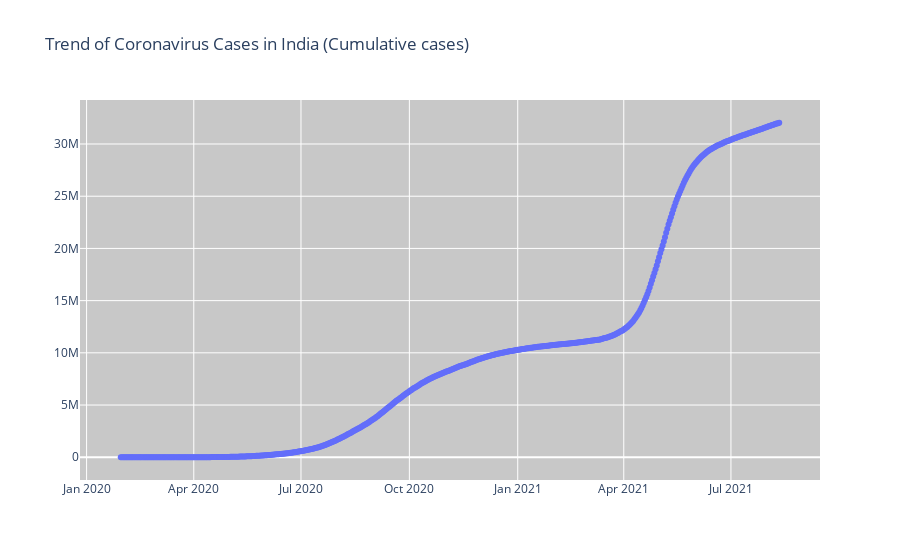

Notebook code cell kept with this figure:
### Markdown cell above
##  Confirmed Day wise Cases

### Code cell
x_axis=df_confirmed_india['Date']
y_axis= df_confirmed_india['Confirmed']

fig = go.Figure()
fig.add_trace(go.Scatter(x=x_axis, y =y_axis, mode='lines+markers',name='Total Cases'))
fig.update_layout(title_text='Trend of Coronavirus Cases in India (Cumulative cases)',plot_bgcolor='rgb(200, 200, 200)')
fig.show()

### Figure 1 — Plotly figure (JSON) as saved in the notebook; plotly's stock layout.template omitted (floating-point values rounded to 4 significant figures; data arrays with more than 128 entries replaced by an {"elided": "..."} marker saying what was removed)
{"data": [{"mode": "lines+markers", "name": "Total Cases", "type": "scatter", "x": {"elided": "560 str values"}, "y": {"elided": "560 int values"}}], "layout": {"plot_bgcolor": "rgb(200, 200, 200)", "title": {"text": "Trend of Coronavirus Cases in India (Cumulative cases)"}}}
